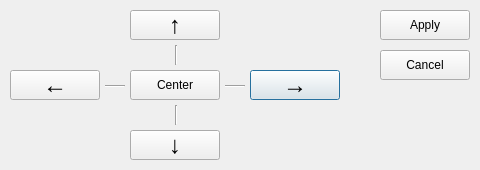
<?xml version="1.0" encoding="UTF-8"?>
<ui version="4.0">
 <class>AdjustmentDialog</class>
 <widget class="QDialog" name="adjustmentDialog">
  <property name="geometry">
   <rect>
    <x>0</x>
    <y>0</y>
    <width>480</width>
    <height>170</height>
   </rect>
  </property>
  <property name="sizePolicy">
   <sizepolicy hsizetype="Fixed" vsizetype="Fixed">
    <horstretch>0</horstretch>
    <verstretch>0</verstretch>
   </sizepolicy>
  </property>
  <property name="windowTitle">
   <string>Adjustment</string>
  </property>
  <widget class="QPushButton" name="rightButton">
   <property name="geometry">
    <rect>
     <x>250</x>
     <y>70</y>
     <width>90</width>
     <height>30</height>
    </rect>
   </property>
   <property name="font">
    <font>
     <pointsize>18</pointsize>
    </font>
   </property>
   <property name="text">
    <string>→</string>
   </property>
  </widget>
  <widget class="QPushButton" name="leftButton">
   <property name="geometry">
    <rect>
     <x>10</x>
     <y>70</y>
     <width>90</width>
     <height>30</height>
    </rect>
   </property>
   <property name="font">
    <font>
     <pointsize>18</pointsize>
    </font>
   </property>
   <property name="text">
    <string>←</string>
   </property>
  </widget>
  <widget class="QPushButton" name="upButton">
   <property name="geometry">
    <rect>
     <x>130</x>
     <y>10</y>
     <width>90</width>
     <height>30</height>
    </rect>
   </property>
   <property name="font">
    <font>
     <pointsize>18</pointsize>
    </font>
   </property>
   <property name="text">
    <string>↑</string>
   </property>
  </widget>
  <widget class="QPushButton" name="downButton">
   <property name="geometry">
    <rect>
     <x>130</x>
     <y>130</y>
     <width>90</width>
     <height>30</height>
    </rect>
   </property>
   <property name="font">
    <font>
     <pointsize>18</pointsize>
     <weight>50</weight>
     <bold>false</bold>
    </font>
   </property>
   <property name="text">
    <string>↓</string>
   </property>
  </widget>
  <widget class="QPushButton" name="centerButton">
   <property name="geometry">
    <rect>
     <x>130</x>
     <y>70</y>
     <width>90</width>
     <height>30</height>
    </rect>
   </property>
   <property name="text">
    <string>Center</string>
   </property>
  </widget>
  <widget class="QPushButton" name="applyButton">
   <property name="geometry">
    <rect>
     <x>380</x>
     <y>10</y>
     <width>90</width>
     <height>30</height>
    </rect>
   </property>
   <property name="text">
    <string>Apply</string>
   </property>
  </widget>
  <widget class="QPushButton" name="cancelButton">
   <property name="geometry">
    <rect>
     <x>380</x>
     <y>50</y>
     <width>90</width>
     <height>30</height>
    </rect>
   </property>
   <property name="text">
    <string>Cancel</string>
   </property>
  </widget>
  <widget class="Line" name="line">
   <property name="geometry">
    <rect>
     <x>225</x>
     <y>85</y>
     <width>20</width>
     <height>3</height>
    </rect>
   </property>
   <property name="orientation">
    <enum>Qt::Horizontal</enum>
   </property>
  </widget>
  <widget class="Line" name="line_2">
   <property name="geometry">
    <rect>
     <x>105</x>
     <y>85</y>
     <width>20</width>
     <height>3</height>
    </rect>
   </property>
   <property name="orientation">
    <enum>Qt::Horizontal</enum>
   </property>
  </widget>
  <widget class="Line" name="line_3">
   <property name="geometry">
    <rect>
     <x>175</x>
     <y>45</y>
     <width>3</width>
     <height>20</height>
    </rect>
   </property>
   <property name="orientation">
    <enum>Qt::Vertical</enum>
   </property>
  </widget>
  <widget class="Line" name="line_4">
   <property name="geometry">
    <rect>
     <x>175</x>
     <y>105</y>
     <width>3</width>
     <height>20</height>
    </rect>
   </property>
   <property name="orientation">
    <enum>Qt::Vertical</enum>
   </property>
  </widget>
 </widget>
 <resources/>
 <connections/>
</ui>
